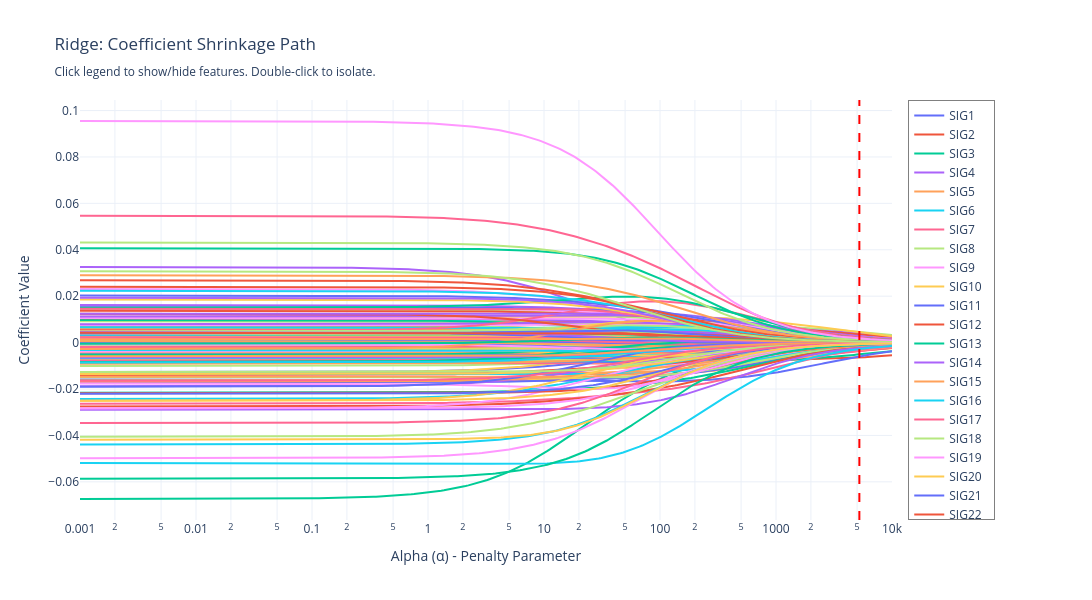

Notebook source saved alongside this figure:
### Code cell
# Calculate coefficient paths
coef_paths = []
for alpha in alphas:
    ridge = Ridge(alpha=alpha)
    ridge.fit(X_train, y_train)
    coef_paths.append(ridge.coef_)

coef_paths = np.array(coef_paths)

# Create interactive Plotly plot
fig = go.Figure()

# Add a line for each feature
for i, feature in enumerate(X.columns):
    fig.add_trace(go.Scatter(
        x=alphas,
        y=coef_paths[:, i],
        mode='lines',
        name=feature,
        line=dict(width=2),
        hovertemplate=f'{feature}<br>Alpha: %{{x:.4f}}<br>Coefficient: %{{y:.4f}}<extra></extra>'
    ))

# Add vertical line for best alpha
fig.add_vline(
    x=ridge_cv.alpha_,
    line_dash='dash',
    line_color='red',
    annotation_text=f'Best α = {ridge_cv.alpha_:.2f}',
    annotation_position='top left'  # Changed from 'top right'
)

fig.update_xaxes(type='log', title='Alpha (α) - Penalty Parameter')
fig.update_yaxes(title='Coefficient Value')
fig.update_layout(
    title='Ridge: Coefficient Shrinkage Path<br><sub>Click legend to show/hide features. Double-click to isolate.</sub>',
    hovermode='closest',
    height=600,
    width=1200,  # Make it wider to accommodate legend
    template='plotly_white',
    showlegend=True,
    legend=dict(
        yanchor="top",
        y=1,
        xanchor="left",
        x=1.02,  # Move legend slightly more to the right
        bgcolor='rgba(255,255,255,0.8)',  # Semi-transparent background
        bordercolor='gray',
        borderwidth=1
    ),
    margin=dict(r=200)  # Add right margin for legend
)

fig.show()

print("\n📊 What you're seeing:")
print("• Coefficients shrink toward (but never reach) zero as α increases")
print("• At α = 1000, most coefficients are very small (near zero)")
print("• Beyond optimal α, the model is over-regularized")
print("\n💡 The 'bunching' near zero is normal - that's Ridge working!")
